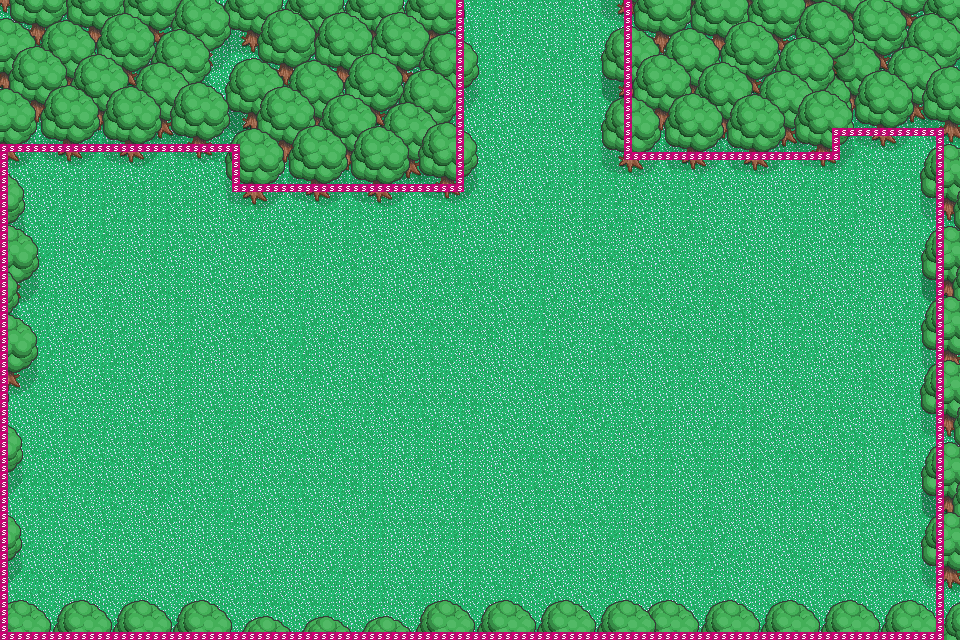

Below is a game level as drawn by its tile map, then a one-line description and the .tmx that defines it (tile-layer data replaced by summaries):
An orthogonal 120x80 tile map with 8x8 px tiles, 5 tile layers (main, bottom, mid, top, ...) and 39 objects.

<map version="1.0" orientation="orthogonal" renderorder="right-down" width="120" height="80" tilewidth="8" tileheight="8" nextobjectid="115">
 <tileset firstgid="1" name="tilesheet" tilewidth="8" tileheight="8">
  <image source="../spritesheets/tilesheet.png" width="512" height="512" />
 </tileset>
 <layer name="main" width="120" height="80">
  <data>[9600 cells, 9600 non-empty, 12 distinct tile ids]</data>
 </layer>
 <layer name="bottom" width="120" height="80">
  <data>[9600 cells, 396 non-empty, 128 distinct tile ids]</data>
 </layer>
 <layer name="mid" width="120" height="80">
  <data>[9600 cells, 1617 non-empty, 873 distinct tile ids]</data>
 </layer>
 <layer name="top" width="120" height="80">
  <data>[9600 cells, 1732 non-empty, 813 distinct tile ids]</data>
 </layer>
 <layer name="collision" width="120" height="80">
  <data>[9600 cells, 388 non-empty, 1 distinct tile ids]</data>
 </layer>
 <objectgroup name="gopher holes hard">
  <object id="54" gid="1" x="482.75" y="260" width="4" height="1">
   <properties>
    <property name="difficulty" value="both" />
   </properties>
  </object>
  <object id="55" gid="1" x="300.333" y="275.667" width="4" height="1" />
  <object id="56" gid="1" x="164" y="276" width="4" height="1" />
  <object id="57" gid="1" x="131.75" y="331.25" width="4" height="1" />
  <object id="58" gid="1" x="220" y="356.5" width="4" height="1" />
  <object id="59" gid="1" x="116" y="411.5" width="4" height="1" />
  <object id="60" gid="1" x="147.5" y="475.5" width="4" height="1" />
  <object id="61" gid="1" x="251.75" y="475.75" width="4" height="1" />
  <object id="62" gid="1" x="317" y="539.333" width="4" height="1" />
  <object id="63" gid="1" x="340" y="412" width="4" height="1" />
  <object id="66" gid="1" x="404" y="531.333" width="4" height="1" />
  <object id="67" gid="1" x="451.333" y="475" width="4" height="1" />
  <object id="68" gid="1" x="420.25" y="371.75" width="4" height="1" />
  <object id="69" gid="1" x="436" y="316.25" width="4" height="1" />
  <object id="70" gid="1" x="516.182" y="435.818" width="4" height="1" />
  <object id="71" gid="1" x="555.636" y="380.364" width="4" height="1" />
  <object id="72" gid="1" x="564.182" y="284.545" width="4" height="1" />
  <object id="73" gid="1" x="580" y="531.5" width="4" height="1" />
  <object id="74" gid="1" x="619.75" y="484" width="4" height="1" />
  <object id="75" gid="1" x="675.75" y="540" width="4" height="1" />
  <object id="76" gid="1" x="748.182" y="483.818" width="4" height="1" />
  <object id="77" gid="1" x="691.273" y="412" width="4" height="1" />
  <object id="78" gid="1" x="652" y="324.667" width="4" height="1" />
  <object id="79" gid="1" x="756" y="363" width="4" height="1" />
  <object id="81" gid="1" x="820" y="282.667" width="4" height="1" />
  <object id="82" gid="1" x="707" y="259.667" width="4" height="1" />
 </objectgroup>
 <objectgroup name="gopher holes easy">
  <object id="85" gid="1" x="300.333" y="275.667" width="4" height="1" />
  <object id="86" gid="1" x="119" y="271" width="4" height="1" />
  <object id="89" gid="1" x="72" y="411.5" width="4" height="1" />
  <object id="92" gid="1" x="317" y="539.333" width="4" height="1" />
  <object id="95" gid="1" x="228.333" y="400" width="4" height="1" />
  <object id="98" gid="1" x="508.182" y="493.818" width="4" height="1" />
  <object id="100" gid="1" x="564.182" y="284.545" width="4" height="1" />
  <object id="103" gid="1" x="675.75" y="540" width="4" height="1" />
  <object id="104" gid="1" x="754.182" y="454.818" width="4" height="1" />
  <object id="105" gid="1" x="645.273" y="412" width="4" height="1" />
  <object id="106" gid="1" x="693.545" y="228.485" width="4" height="1" />
  <object id="108" gid="1" x="820" y="282.667" width="4" height="1" />
  <object id="110" gid="1" x="417" y="401" width="4" height="1" />
 </objectgroup>
</map>